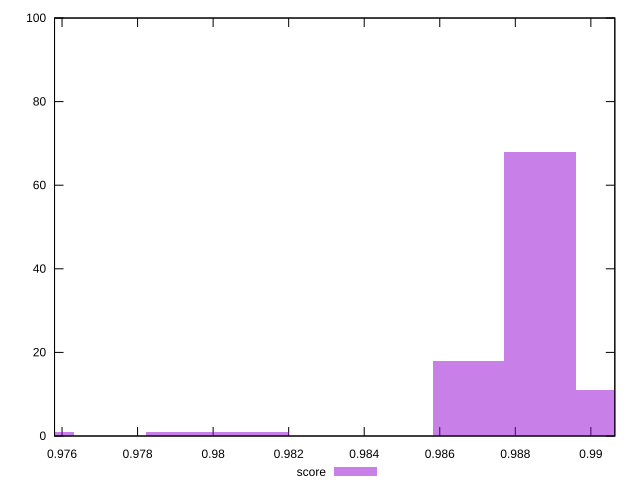

gnuplot code for this plot:
reset

$score <<EOF
0.9753782396917091 1
0.9810711087949682 1
0.9905592239670665 11
0.9886616009326469 68
0.9867639778982271 18
0.9791734857605485 1
EOF

set key outside below
set boxwidth 0.0018976230344196676
set xrange [0.9758012137608907:0.9906345293294312]
set yrange [0:100]
set trange [0:100]
set style fill transparent solid 0.5 noborder
set terminal svg size 640, 490 enhanced background rgb 'white'
set output "report_00008_2021-01-22T20:58:29.167/bootup-time/samples/pages/score/histogram.svg"

plot $score title "score" with boxes

reset
